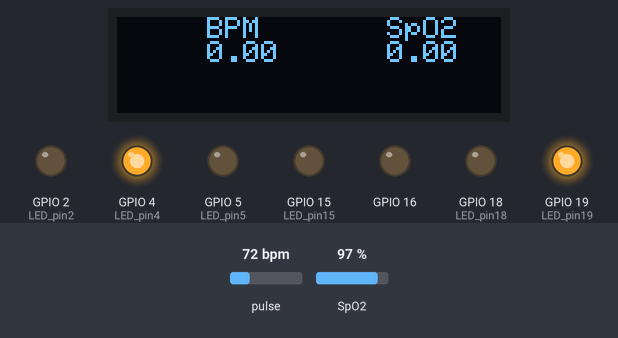
The sketch below on a simulated ESP32. Shown: 128×32 one-colour display, output pins drawn as LEDs (lit = HIGH). The test bench sets the inputs (shaded band); at power-on: pulse 72 bpm, SpO2 97 %. WiFi joins after 1.5 s; servers stay silent unless stated; the display library's start-up logo is not drawn; uploads are accepted with an empty reply; what the sketch prints to the serial monitor is not drawn.

Above: at 6.8 s.
6.9 s: pulse set to 63 bpm
At 8.7 s:
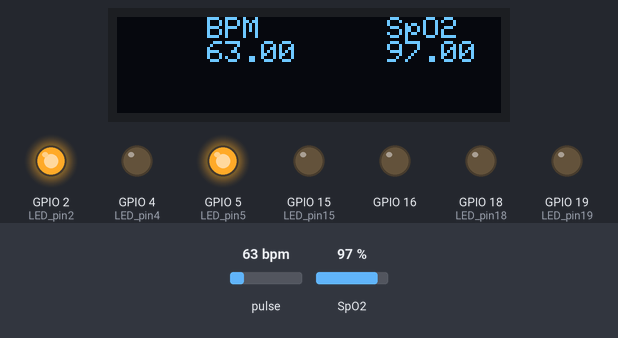
9.1 s: pulse set to 59 bpm
At 10.0 s:
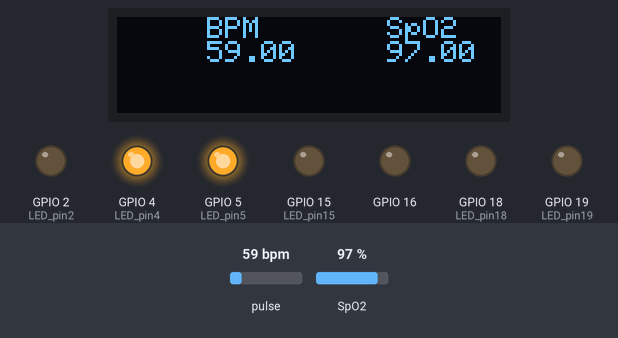
11.2 s: SpO2 set to 93 %
At 12.7 s:
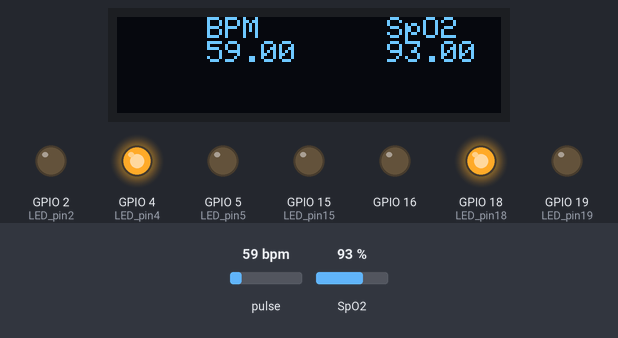
13.2 s: pulse set to 70 bpm
At 14.1 s:
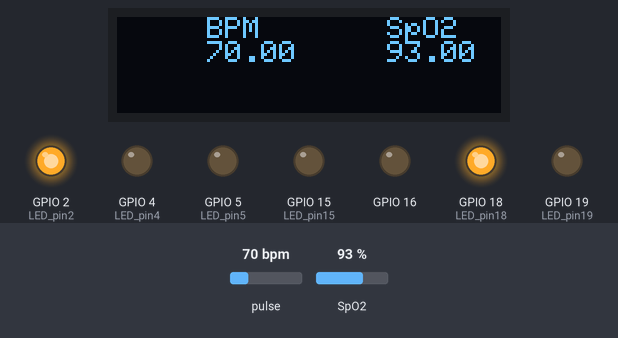
15.2 s: SpO2 set to 91 %
At 16.9 s:
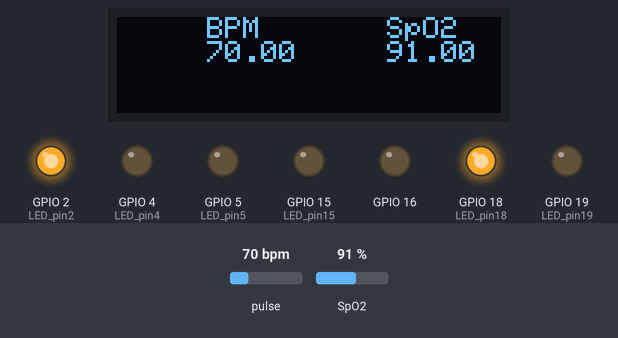
17.3 s: SpO2 set to 88 %
At 18.3 s:
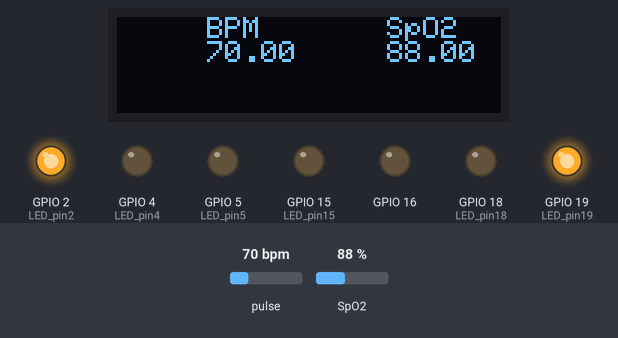
Timing chart, 0 to 20.3 s (numbered marks = the images above; inputs shaded):
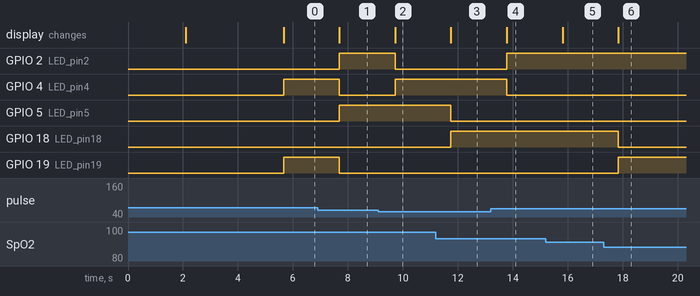

Measured:
- the behaviour switches between 61 and 60 bpm on pulse (found by bisection; images 1 and 2)
- the behaviour switches between 95 and 94 % on SpO2 (found by bisection; images 2 and 3)
- the behaviour switches between 90 and 89 % on SpO2 (found by bisection; images 5 and 6)
- after the input at 6.9 s, the display: changes after 0.79 s (image 1)
- after the input at 9.1 s, GPIO 2 (LED_pin2): HIGH → LOW after 0.62 s; GPIO 4 (LED_pin4): LOW → HIGH after 0.62 s; the display: changes after 0.62 s (image 2)
- after the input at 11.2 s, GPIO 5 (LED_pin5): HIGH → LOW after 0.55 s; GPIO 18 (LED_pin18): LOW → HIGH after 0.55 s; the display: changes after 0.55 s (image 3)
- after the input at 13.2 s, GPIO 2 (LED_pin2): LOW → HIGH after 0.58 s; GPIO 4 (LED_pin4): HIGH → LOW after 0.58 s; the display: changes after 0.58 s (image 4)
- after the input at 15.2 s, the display: changes after 0.61 s (image 5)
- after the input at 17.3 s, GPIO 18 (LED_pin18): HIGH → LOW after 0.54 s; GPIO 19 (LED_pin19): LOW → HIGH after 0.54 s; the display: changes after 0.54 s (image 6)

The sketch:

oximeter_server6.ino
```cpp
#include <Adafruit_GFX.h> //OLED libraries
#include <Adafruit_SSD1306.h>
#include <Wire.h>
#include "MAX30100_PulseOximeter.h"
#include <WiFi.h>
#include <HTTPClient.h>
// #include <WiFiClient.h>
#define REPORTING_PERIOD_MS 1000

// PulseOximeter is the higher level interface to the sensor
// it offers:
//  * beat detection reporting
//  * heart rate calculation
//  * SpO2 (oxidation level) calculation
PulseOximeter pox;
TaskHandle_t Task1;

uint32_t tsLastReport = 0;

const char *ssid = "afa2020_2.4Ghz@unifi";                          // afa2020_2.4Ghz@unifi , KOMPUTER, vivo1713
const char *pass = "vae585910";                                     // vae585910 , NIL, vae585910
String serverName = "http://192.168.1.9/oximeterserver/insert.php"; // check sebelum upload
String apiKeyValue = "oxytest";
String sensorname = "oxy1";
float BPM, SpO2;

// OLED
#define SCREEN_WIDTH 128 // OLED display width, in pixels
#define SCREEN_HEIGHT 32 // OLED display height, in pixels 32
#define OLED_RESET -1    // Reset pin # (or -1 if sharing Arduino reset pin)

Adafruit_SSD1306 display(SCREEN_WIDTH, SCREEN_HEIGHT, &Wire, OLED_RESET); // Declaring the display name (display)

// LED
#define LED_pin4 4  // tentukan nama device pada pin
#define LED_pin2 2
#define LED_pin15 15
#define LED_pin19 19
#define LED_pin18 18
#define LED_pin5 5

void setup()
{
  Serial.begin(115200);
  pinMode(16, OUTPUT);
  delay(100);

  Serial.println("Connecting to ");
  Serial.println(ssid);

  WiFi.begin(ssid, pass);
  Serial.println("Connecting");

  while (WiFi.status() != WL_CONNECTED)
  {
    delay(1000);
    Serial.print(".");
  }
  Serial.println("");
  Serial.print("Connected to WiFi network with IP Address: ");
  Serial.println(WiFi.localIP());

  // Initialize the PulseOximeter instance
  // Failures are generally due to an improper I2C wiring, missing power supply
  // or wrong target chip

  // OLED
  display.begin(SSD1306_SWITCHCAPVCC, 0x3C); // Start the OLED display
  display.display();
  delay(3000);

  xTaskCreatePinnedToCore(
      Task1code, /* Task function. */
      "Task1",   /* name of task. */
      10000,     /* Stack size of task */
      NULL,      /* parameter of the task */
      1,         /* priority of the task */
      &Task1,    /* Task handle to keep track of created task */
      0);        /* pin task to core 0 */
  delay(500);


  pinMode(LED_pin4, OUTPUT);  // declare pin samada input @ output
  pinMode(LED_pin2, OUTPUT);
  pinMode(LED_pin15, OUTPUT);
  pinMode(LED_pin19, OUTPUT);
  pinMode(LED_pin18, OUTPUT);
  pinMode(LED_pin5, OUTPUT);

  Serial.print("Initializing pulse oximeter..");
  if (!pox.begin())
  {
    Serial.println("FAILED");
    for (;;)
      ;
  }
  else
  {
    Serial.println("SUCCESS");
  }
}

void Task1code(void *pvParameters)
{

  for (;;)
  {
    if (WiFi.status() == WL_CONNECTED)
    {

      Serial.print("Task1 running on core ");
      Serial.println(xPortGetCoreID());
      WiFiClient client;
      HTTPClient http;
      http.begin(client, serverName);
      http.addHeader("Content-Type", "application/x-www-form-urlencoded");

      String httpRequestData = "api_key=" + apiKeyValue + "&bpm=" + String(BPM) + "&o2=" + String(SpO2) + "&sensorname=" + sensorname;
      Serial.print("httpRequestData: ");
      Serial.println(httpRequestData);
      int httpResponseCode = http.POST(httpRequestData);
      String payload = http.getString();
      Serial.println("PAYLOAD");
      Serial.println(payload);
      if (httpResponseCode > 0)
      {
        Serial.print("HTTP Response code: ");
        Serial.println(httpResponseCode);
      }
      else
      {
        Serial.print("Error code: ");
        Serial.println(httpResponseCode);
      }
      http.end();
    }
    delay(1000);
  }
}


void loop()
{
   // Make sure to call update as fast as possible
    pox.update();

    // Asynchronously dump heart rate and oxidation levels to the serial
    // For both, a value of 0 means "invalid"
    if (millis() - tsLastReport > REPORTING_PERIOD_MS)
    {
      Serial.print("loop() running on core ");
      Serial.println(xPortGetCoreID());

      BPM = pox.getHeartRate();
      SpO2 = pox.getSpO2();

      display.clearDisplay(); // Clear the display
      display.setTextSize(1); // Near it display the average BPM you can display the BPM if you want
      display.setTextColor(WHITE);
      display.setCursor(30, 0);
      display.println("BPM");
      display.setCursor(30, 8);
      display.println(BPM);
      display.setCursor(90, 0); // 80,0
      display.println("SpO2");
      display.setCursor(90, 8); // 82,18
      display.println(SpO2);
      display.display();

      Serial.print("BPM: ");
      Serial.println(BPM);

      Serial.print("SpO2: ");
      Serial.print(SpO2);
      Serial.println("%");

      Serial.println("*********************************");
      Serial.println();

      if (BPM < 60) {
        digitalWrite(LED_pin4, HIGH);  // LED MERAH on
        digitalWrite(LED_pin15, LOW);   // LED KUNING off
        digitalWrite(LED_pin2, LOW);  // LED HIJAU off
      }
      if (BPM > 100) {
        digitalWrite(LED_pin4, LOW);   // LED MERAH off
        digitalWrite(LED_pin15, HIGH);  // LED KUNING on
        digitalWrite(LED_pin2, LOW);  // LED HIJAU off
      }
      if (BPM > 60 && BPM < 100) {
        digitalWrite(LED_pin4, LOW);    // LED MERAH off
        digitalWrite(LED_pin15, LOW);    // LED KUNING off
        digitalWrite(LED_pin2, HIGH);  // LED HIJAU on
      }

      if (SpO2 > 94) {
        digitalWrite(LED_pin19, LOW);  // LED MERAH oFF
        digitalWrite(LED_pin18, LOW);  // LED KUNING oFF
        digitalWrite(LED_pin5, HIGH);  // LED HIJAU ON
      }

      if (SpO2 > 89 && SpO2 < 95) {
        digitalWrite(LED_pin19, LOW);   // LED MERAH oFF
        digitalWrite(LED_pin18, HIGH);  // LED KUNING ON
        digitalWrite(LED_pin5, LOW);    // LED HIJAU oFF
      }

      if (SpO2 < 90){

        digitalWrite(LED_pin19, HIGH);  // LED MERAH ON
      digitalWrite(LED_pin18, LOW);     // LED KUNING oFF
      digitalWrite(LED_pin5, LOW);      // LED HIJAU oFF
      }

      tsLastReport = millis();
    }
}
```
